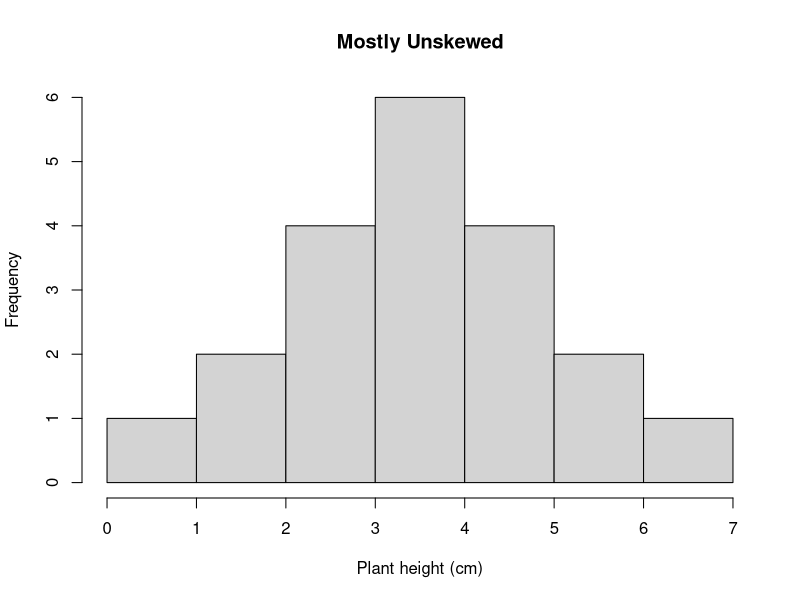
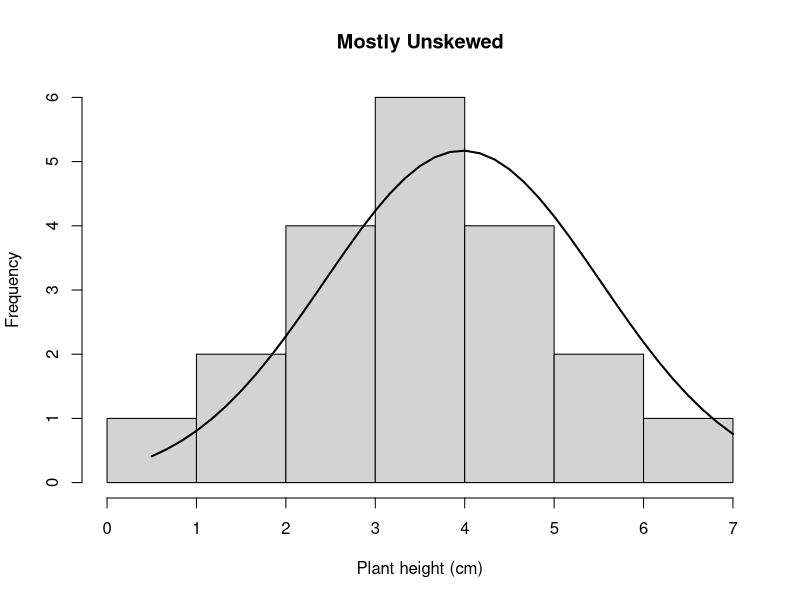
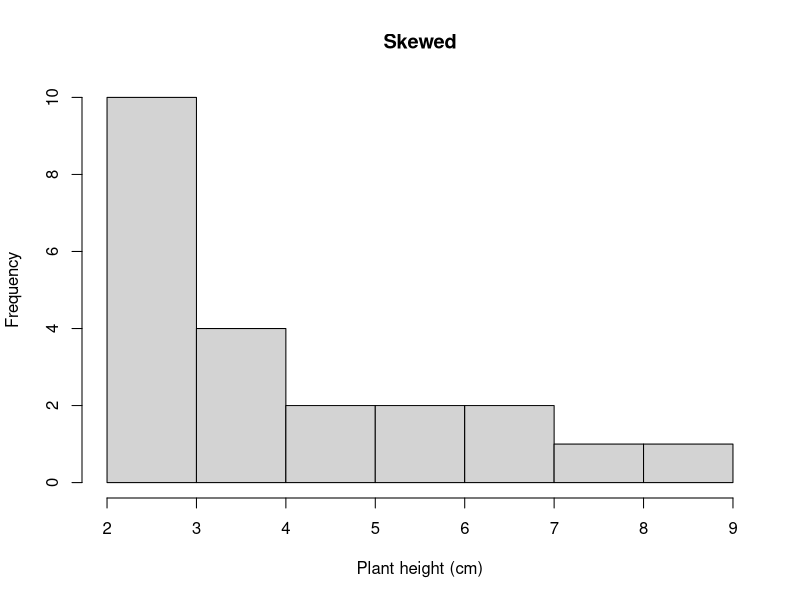
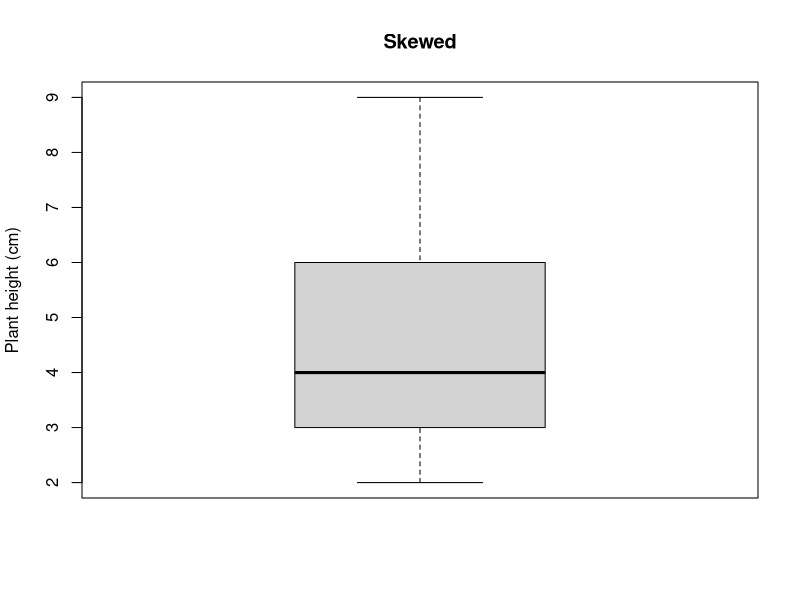
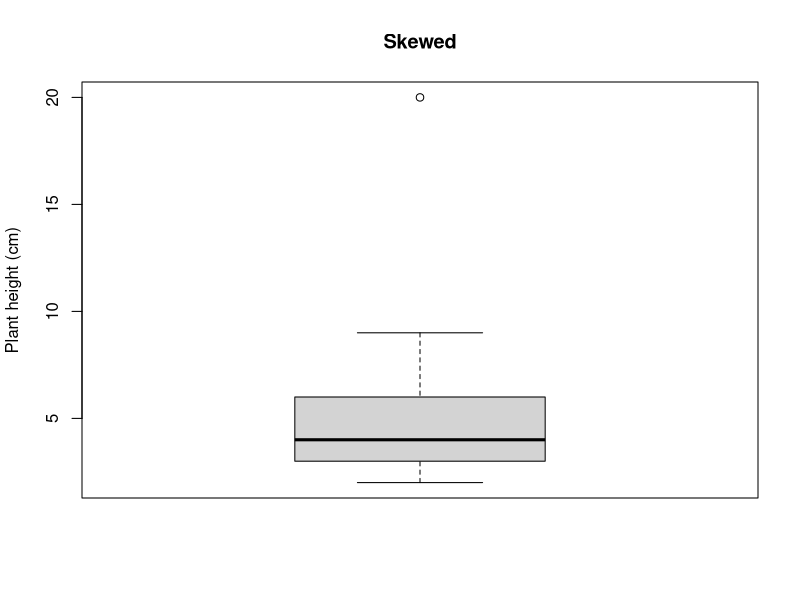

Write R code to recreate these figures, in order.
## ---- chunk 1
#create vector of heights (cm) of one population of A. subverticulata
sedonapopulation <- c(3, 3, 3, 3, 7, 8, 9)
#take the mean
mean(sedonapopulation)
#calculate variance
var(sedonapopulation)
#calculate standard deviation
sd(sedonapopulation)
#calculate standard error
#base r doesn't have this function
#so we have to write our own
std_error <- function(x) sd(x)/sqrt(length(x))
std_error(sedonapopulation)
## ---- chunk 2
sum = 3+3+3+3+7+8+9 #add all the numbers in the sample
n = length(sedonapopulation) #or you can just calculate the number of height measurements
mean = sum/n; mean #divide sum by number
## ---- chunk 3
#We determine how much each observation varies from the mean.
diffobs1 = mean - 3
diffobs2 = mean - 3
diffobs3 = mean - 3
diffobs4 = mean - 3
diffobs5 = mean - 7 
diffobs6 = mean - 8
diffobs7 = mean - 9 

#Then we square each of these. 
diffobj1_sq = diffobs1^2
diffobj2_sq = diffobs2^2
diffobj3_sq = diffobs3^2
diffobj4_sq = diffobs4^2
diffobj5_sq = diffobs5^2
diffobj6_sq = diffobs6^2
diffobj7_sq = diffobs7^2
## ---- chunk 4
#Then we add the differences up.
sumofsquares = sum(diffobj1_sq, diffobj2_sq, diffobj3_sq, diffobj4_sq, diffobj5_sq, diffobj6_sq, diffobj7_sq)
#Divide the sum of squares by n - 1.
variance = sumofsquares/(n-1); variance 
## ---- chunk 5
#an example of an unskewed population
sedona_unskewed <- c(1, 2, 3, 4, 5, 6, 7)
mean(sedona_unskewed)
median(sedona_unskewed)

#previous sedona population; skewed
sedonapopulation <- c(3, 3, 3, 3, 7, 8, 9)
mean(sedonapopulation)
median(sedonapopulation)
## ---- chunk 6
sedona_unskewed <- c(7, 2, 2, 3, 3, 3, 3, 6, 6, 5, 5, 5, 5, 4, 4, 4, 4, 4, 4, 0.5)
mean(sedona_unskewed)
median(sedona_unskewed)
#I'm renaming sedonapopulation, sedona_skewed for this example
sedona_skewed <- c(3, 3, 3, 3, 7, 3, 4, 5, 6, 3, 3, 3, 4, 4, 6, 7, 8, 9, 3, 4, 5, 2)
mean(sedona_skewed)
median(sedona_skewed)
## ---- chunk 7
hist(sedona_unskewed, main = "Mostly Unskewed", xlab = "Plant height (cm)", breaks=5)
## ---- chunk 8
h <- hist(sedona_unskewed, main = "Mostly Unskewed", xlab = "Plant height (cm)", breaks=5)

xfit <- seq(min(sedona_unskewed), max(sedona_unskewed), length = 40) 
yfit <- dnorm(xfit, mean = mean(sedona_unskewed), sd = sd(sedona_unskewed)) 
yfit <- yfit * diff(h$mids[1:2]) * length(sedona_unskewed) 

lines(xfit, yfit, col = "black", lwd = 2)
## ---- chunk 9
hist(sedona_skewed, main = "Skewed", xlab = "Plant height (cm)", breaks = 5)
## ---- chunk 10
boxplot(sedona_skewed, main="Skewed", ylab="Plant height (cm)")
## ---- chunk 11
#Let's add a plant height of 20.
sedona_skewed <- c(3, 3, 3, 3, 7, 3, 4, 5, 6, 3, 3, 3, 4, 4, 6, 7, 8, 9, 3, 4, 5, 2, 20)
boxplot(sedona_skewed, main="Skewed", ylab="Plant height (cm)")
